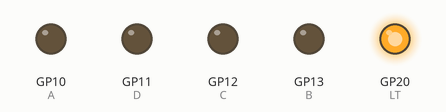
Simulated run of this program. Board: Raspberry Pi Pico running MicroPython. Shown: output pins drawn as LEDs (lit = HIGH).

Above: at 0.1 s.
Timing chart, 0 to 1.6 s (numbered marks = the images above):
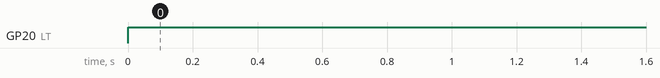

The program:

bcd.py
```python
from machine import Pin, Timer
import time
import machine


EXIT = False
reset_pin = Pin(17, Pin.IN, Pin.PULL_UP)

B = Pin(13, Pin.OUT, Pin.PULL_DOWN )
C = Pin(12, Pin.OUT, Pin.PULL_DOWN )
D = Pin(11, Pin.OUT, Pin.PULL_DOWN )
A = Pin(10, Pin.OUT, Pin.PULL_DOWN )

LT = Pin(20, Pin.OUT, Pin.PULL_DOWN )

A.value(0)
B.value(0)
C.value(0)
D.value(0)

LT.value(1)


while not EXIT:
    try:


        EXIT = (reset_pin.value() == 0)
        time.sleep (1)
        if EXIT:
            machine.reset()


    except OSError as e:
        print (e)
        break
```

Measured:
- by itself, GP20 (LT): LOW → HIGH at 0.00 s
